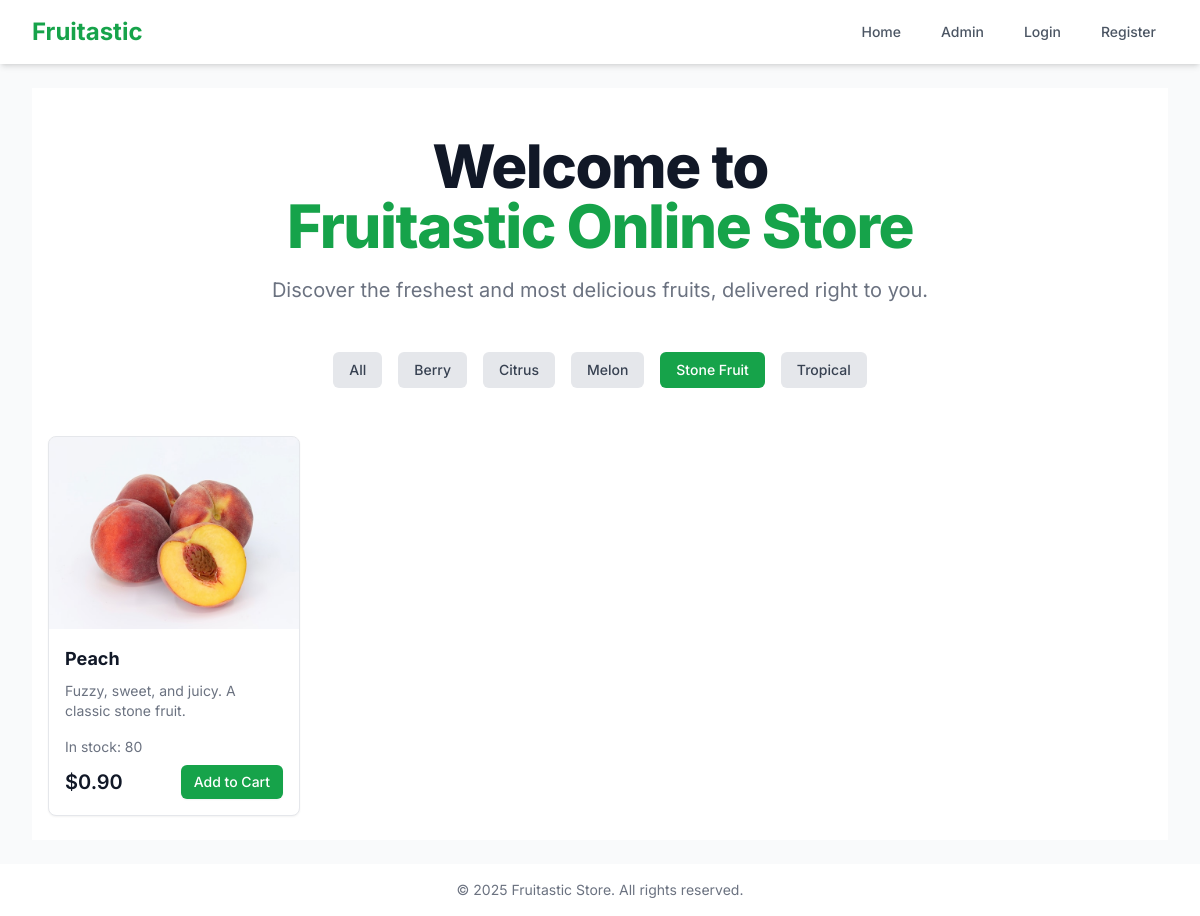
The app's page /?category=4 with its own data.
### tables this page shows
CREATE TABLE
    `categories` (
        `catId` int (11) NOT NULL AUTO_INCREMENT,
        `category` varchar(50) NOT NULL,
        PRIMARY KEY (`catId`)
    );

CREATE TABLE
    `fruits` (
        `frId` int (11) NOT NULL AUTO_INCREMENT,
        `catId` int (11) NOT NULL,
        `name` varchar(255) NOT NULL,
        `description` text NOT NULL,
        `qty` int (11) NOT NULL DEFAULT 0,
        `price` decimal(10, 2) NOT NULL,
        `image` varchar(255) DEFAULT NULL,
        `regDate` timestamp NOT NULL DEFAULT CURRENT_TIMESTAMP,
        PRIMARY KEY (`frId`),
        KEY `catId` (`catId`),
        CONSTRAINT `fruits_ibfk_1` FOREIGN KEY (`catId`) REFERENCES `categories` (`catId`) ON DELETE CASCADE ON UPDATE CASCADE
    );

### app/controllers/FruitController.php (called while the page is built, shortened)
<?php
class FruitController extends Controller
{
    private $fruitModel;
    private $categoryModel;
    public function __construct($connection)
    {
        $this->connection = $connection;
        $this->fruitModel = new Fruit($this->connection);
        $this->categoryModel = new Category($this->connection);
    }
    public function index()
    {
        $categories = $this->categoryModel->getAll();
        $selectedCategory = $_GET['category'] ?? null;
        $fruits = $this->fruitModel->getAll($selectedCategory);
        require __DIR__ . '/../views/home/index.php';
    }
}

### app/models/Category.php (called while the page is built, shortened)
<?php
class Category
{
    private $connection;
    public function __construct(PDO $connection)
    {
        $this->connection = $connection;
    }
    public function getAll(): array
    {
        $query = "SELECT * FROM categories ORDER BY category ASC";
        $stmt = $this->connection->prepare($query);
        $stmt->execute();
        return $stmt->fetchAll(PDO::FETCH_ASSOC);
    }
}

### app/models/Fruit.php (called while the page is built, shortened)
<?php
class Fruit
{
    private $connection;
    public function __construct($connection)
    {
        $this->connection = $connection;
    }
    public function getAll($catId = null)
    {
        $query = "SELECT f.*, c.category
                  FROM fruits f
                  LEFT JOIN categories c ON f.catId = c.catId";
        if ($catId) {
            $query .= " WHERE f.catId = :catId";
        }
        $query .= " ORDER BY f.regDate DESC";
        $stmt = $this->connection->prepare($query);
        if ($catId) {
            $stmt->bindParam(':catId', $catId, PDO::PARAM_INT);
        }
        $stmt->execute();
        return $stmt->fetchAll(PDO::FETCH_ASSOC);
    }
}

### app/views/home/index.php (the view, shortened to what this page needs)
<?php require_once __DIR__ . '/../layouts/header.php'; ?>
<div class="bg-white">
    <div class="px-4 pt-12 pb-6">
        <h1 class="text-4xl font-extrabold tracking-tight text-gray-900 sm:text-5xl md:text-6xl text-center">
            <span class="block">Welcome to</span>
            <span class="block text-green-600">Fruitastic Online Store</span>
        </h1>
        <p class="mt-3 max-w-md mx-auto text-base text-gray-500 sm:text-lg md:mt-5 md:text-xl md:max-w-3xl text-center">
            Discover the freshest and most delicious fruits, delivered right to you.
        </p>
    </div>
    <div class="px-4 py-6">
        <div class="flex flex-wrap justify-center items-center gap-4">
            <a href="<?= BASE_PATH ?>"
                class="px-4 py-2 text-sm font-medium rounded-md <?= !isset($_GET['category']) ? 'bg-green-600 text-white' : 'bg-gray-200 text-gray-700' ?> hover:bg-green-500 hover:text-white transition-colors">
                All
            </a>
            <?php foreach ($categories as $category): ?>
                <a href="?category=<?= $category['catId'] ?>"
                    class="px-4 py-2 text-sm font-medium rounded-md <?= (isset($_GET['category']) && $_GET['category'] == $category['catId']) ? 'bg-green-600 text-white' : 'bg-gray-200 text-gray-700' ?> hover:bg-green-500 hover:text-white transition-colors">
                    <?= htmlspecialchars($category['category']) ?>
                </a>
            <?php endforeach; ?>
        </div>
    </div>
    <div class="px-4 py-6 grid grid-cols-1 sm:grid-cols-2 md:grid-cols-3 lg:grid-cols-4 gap-8">
        <?php foreach ($fruits as $fruit): ?>
            <div
                class="group bg-white border border-gray-200 rounded-lg flex flex-col overflow-hidden shadow-sm hover:shadow-xl transition-shadow duration-300">
                <div class="aspect-w-3 aspect-h-2 bg-gray-200 sm:aspect-none sm:h-48 relative">
                    <img src="<?= BASE_PATH . '/storage/images/' . htmlspecialchars($fruit['image'] ?: 'placeholder.png') ?>"
                        alt="<?= htmlspecialchars($fruit['name']) ?>"
                        class="w-full h-full object-center object-cover sm:w-full sm:h-full">
                </div>
                <div class="flex-1 p-4 space-y-2 flex flex-col">
                    <h3 class="text-lg font-bold text-gray-900">
                        <?= htmlspecialchars($fruit['name']) ?>
                    </h3>
                    <p class="text-sm text-gray-500 flex-1"><?= htmlspecialchars($fruit['description']) ?></p>
                    <div class="pt-2">
                        <?php if ($fruit['qty'] > 0 && $fruit['qty'] < 10): ?>
                            <p class="text-sm font-medium text-amber-600">Low stock (only <?= htmlspecialchars($fruit['qty']) ?>
                                left)</p>
                        <?php elseif ($fruit['qty'] > 0): ?>
                            <p class="text-sm text-gray-500">In stock: <?= htmlspecialchars($fruit['qty']) ?></p>
                        <?php endif; ?>
                    </div>
                    <div class="flex justify-between items-center mt-4">
                        <p class="text-xl font-semibold text-gray-900">
                            $<?= htmlspecialchars(number_format($fruit['price'], 2)) ?>
                        </p>
                        <?php if ($fruit['qty'] > 0): ?>
                            <form action="<?= BASE_PATH ?>/cart/add" method="POST">
                                <button type="submit"
                                    class="inline-flex items-center px-3 py-1.5 border border-transparent text-sm font-medium rounded-md shadow-sm text-white bg-green-600 hover:bg-green-700 focus:outline-none focus:ring-2 focus:ring-offset-2 focus:ring-green-500">
                                    Add to Cart
                                </button>
                            </form>
                        <?php endif; ?>
                    </div>
                </div>
            </div>
        <?php endforeach; ?>
    </div>
</div>
<?php require_once __DIR__ . '/../layouts/footer.php'; ?>

### app/views/layouts/header.php (style rules this page uses)
body { font-family: 'Inter', sans-serif; }

### records on screen
categories: category "Berry"
categories: category "Citrus"
categories: category "Melon"
categories: category "Stone Fruit"
categories: category "Tropical"
fruits: image (picture), name "Peach", description "Fuzzy, sweet, and juicy. A classic stone fruit.", qty "80", price "0.90"
